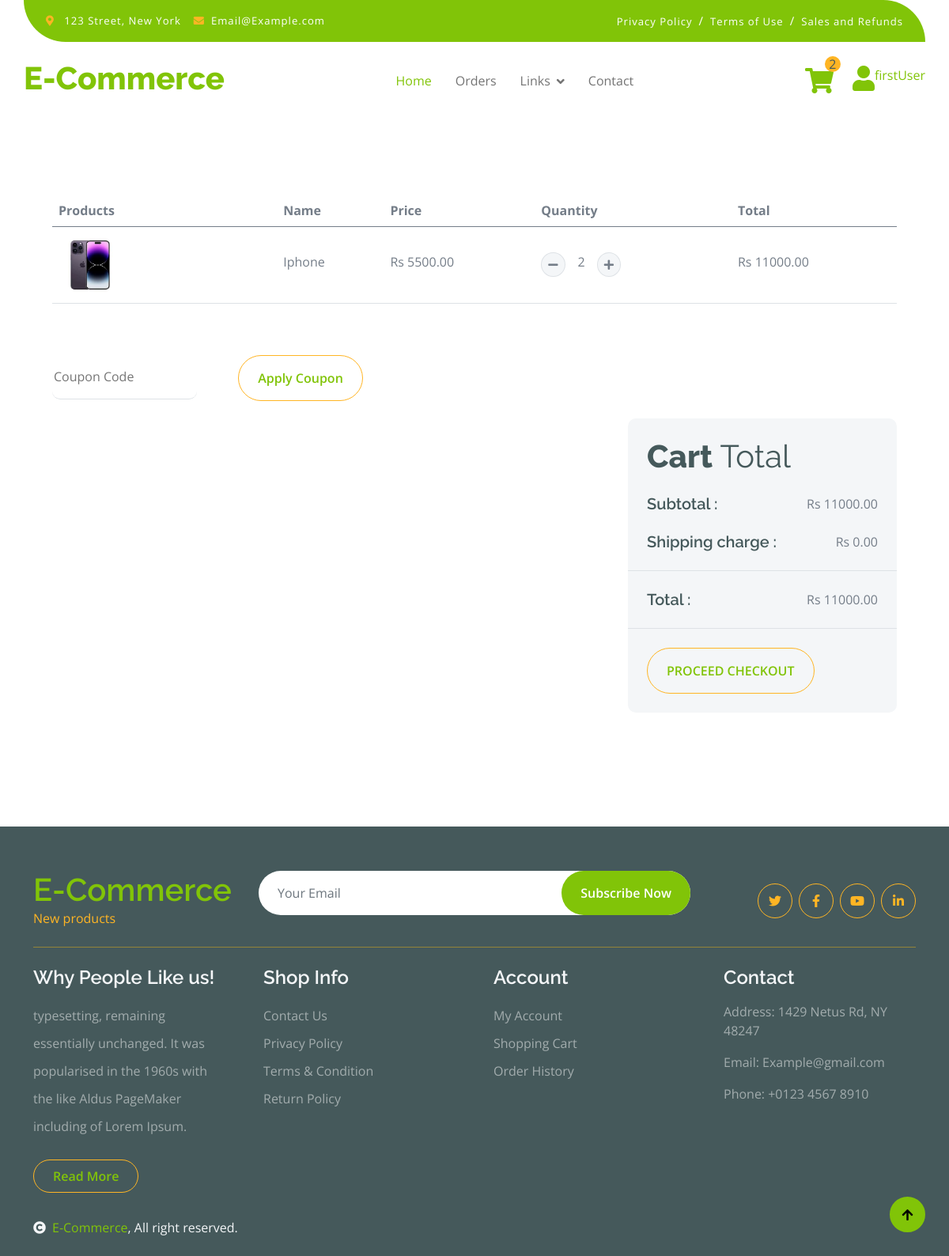
Page /cart/ (signed in) on the committed database.
### products/models/order.py (models this page shows, shortened)
class Order(models.Model):
    customer=models.ForeignKey(Customer,on_delete=models.SET_NULL,null=True,blank=True)
    date_order=models.DateTimeField(auto_now_add=True)
    complete=models.BooleanField(default=False,null=True,blank=True)
    @property
    def get_cart_total(self):
        orderitems=self.orderitem_set.all()
        total=sum([item.get_total for item in orderitems])
        return total
    @property
    def get_cart_items(self):
        orderitems=self.orderitem_set.all()
        total=sum([item.quantity for item in orderitems])
        return total
    @staticmethod
    def get_panding_by_customer_id(id):
        return Order.objects.get(
            customer__user__id=id,
            complete=False)

### products/models/orderItem.py (models this page shows, shortened)
class OrderItem(models.Model):
    product=models.ForeignKey(Products,on_delete=models.SET_NULL,null=True,blank=True)
    order=models.ForeignKey(Order,on_delete=models.SET_NULL,null=True,blank=True)
    quantity=models.IntegerField(default=0,null=True,blank=True)
    @property
    def get_total(self):
        return self.product.price*self.quantity

### products/models/product.py (models this page shows, shortened)
class Products(models.Model):
    category_name= models.ForeignKey(Category,on_delete=models.CASCADE)
    name= models.CharField(max_length=120, blank=True, null=True)
    description= models.CharField(max_length=250, blank=True, null=True)
    price= models.FloatField(help_text='in Indian Rupee Rs',blank=True, null=True)
    img=models.ImageField(upload_to='products/',null=True,blank=True)
    create_at=models.DateField(auto_now_add=True,null=True,blank=True)
    class Meta:
        ordering=['-create_at']
    def imgUrl(self):
        try:
            url=self.img.url
        except:
            url=''
        return url

### products/views.py (the view)
# urls.py: path('cart/',views.cart,name='cart'),
def cart(request):
    context={}
    if request.user.is_authenticated:
        user=request.user.id
        try:
            order=Order.get_panding_by_customer_id(user)
            items=order.orderitem_set.all()
            context['order']=order
            context['items']=items
        except:
            context['order']=''
            context['items']=''
        context['user']=user
        return render(request,'pages/cart.html',context)
    return render(request,'pages/cart.html')

### templates/pages/cart.html (shortened to what this page needs)
{% extends "base.html" %}
{% block content %}
{% if request.user.is_authenticated %}
<div class="container-fluid py-5">
    <div class="container py-5">
        {% if items %}
        <div class="table-responsive">
            <table class="table">
                <thead>
                    <tr>
                    <th scope="col">Products</th>
                    <th scope="col">Name</th>
                    <th scope="col">Price</th>
                    <th scope="col">Quantity</th>
                    <th scope="col">Total</th>
                    </tr>
                </thead>
                <tbody>
                {% for item in items %}
                    <tr>
                        <th scope="row">
                            <div class="d-flex align-items-center">
                                <img src="{{item.product.imgUrl}}" class="img-fluid me-5 rounded-circle" style="width: 80px; height: 80px;" alt="">
                            </div>
                        </th>
                        <td>
                            <p class="mb-0 mt-4">{{item.product.name}}</p>
                        </td>
                        <td>
                            <p class="mb-0 mt-4">Rs {{item.product.price|floatformat:2 }}</p>
                        </td>
                        <td>
                            <div class="input-group quantity mt-4" style="width: 110px;">
                                <div class="input-group-btn">
                                    <button class="btn btn-sm btn-minus rounded-circle bg-light border update-cart" data-orderid='{{order.id}}'  data-productid='{{item.product.id}}' data-action='remove'>
                                    <i class="fa fa-minus"></i>
                                    </button>
                                </div>
                                <span class="text-center mx-3" >{{item.quantity}}</span>
                                <div class="input-group-btn">
                                    <button class="btn btn-sm btn-plus rounded-circle bg-light border update-cart" data-orderid='{{order.id}}'  data-productid='{{item.product.id}}' data-action='add'>
                                        <i class="fa fa-plus"></i>
                                    </button>
                                </div>
                            </div>
                        </td>
                        <td>
                            <p class="mb-0 mt-4">Rs {{item.get_total|floatformat:2}} </p>
                        </td>
                    </tr>
                {% endfor %}
                </tbody>
            </table>
        </div>
        <div class="mt-5">
            <input type="text" class="border-0 border-bottom rounded me-5 py-3 mb-4" placeholder="Coupon Code">
            <button class="btn border-secondary rounded-pill px-4 py-3 text-primary" type="button">Apply Coupon</button>
        </div>
        <div class="row g-4 justify-content-end">
            <div class="col-8"></div>
            <div class="col-sm-8 col-md-7 col-lg-6 col-xl-4">
                <div class="bg-light rounded">
                    <div class="p-4">
                        <h1 class="display-6 mb-4">Cart <span class="fw-normal">Total</span></h1>
                        <div class="d-flex justify-content-between mb-4">
                            <h5 class="mb-0 me-4">Subtotal :</h5>
                            <p class="mb-0">Rs {{order.get_cart_total|floatformat:2}} </p>
                        </div>
                        <div class="d-flex justify-content-between">
                            <h5 class="mb-0 me-4">Shipping charge :</h5>
                            <div class="">
                                <p class="mb-0">Rs 0.00</p>
                            </div>
                        </div>
                    </div>
                    <div class="py-4 mb-4 border-top border-bottom d-flex justify-content-between">
                        <h5 class="mb-0 ps-4 me-4">Total :</h5>
                        <p class="mb-0 pe-4">Rs {{order.get_cart_total|floatformat:2}} </p>
                    </div>
                    <form action="{% url 'checkout' %}" method="POST">
                    <input type="submit" class="btn border-secondary rounded-pill px-4 py-3 text-primary text-uppercase mb-4 ms-4" value="Proceed Checkout"/>
                    </form>
                </div>
            </div>
        </div>
        {% else %}
        <h3 class="text-center"> Your cart is Empty <hr>
        <a class="mt-2 mb-2 btn border-secondary rounded-pill py-3 px-5" href="{% url 'index' %}">Coutinue Shopping</a></h3>
        {% endif %}
    </div>
</div>
{% else %}
<h2 class="text-center">Your Cart is Empty <hr>
You need to <a href="{% url 'signin' %}">Sign in</a> or <a href="{% url 'signup' %}">Sign Up</a></h2>
{% endif %}
{% endblock content %}

### templates/base.html (shortened to what this page needs)
{% load static %}
<!DOCTYPE html>
<html lang="en">
  <head>
    <link rel="stylesheet" href="https://use.fontawesome.com/releases/v5.15.4/css/all.css" />
    <link href="https://cdn.jsdelivr.net/npm/bootstrap-icons@1.4.1/font/bootstrap-icons.css" rel="stylesheet" />
    <link href="lib/lightbox/css/lightbox.min.css" rel="stylesheet" />
    <link href="lib/owlcarousel/assets/owl.carousel.min.css" rel="stylesheet" />
    <link href="{% static 'css/bootstrap.min.css' %}" rel="stylesheet" />
    <link href="{% static 'css/style.css' %}" rel="stylesheet" />
  </head>
  <body>
    {% include "nav.html" %}
    <div class="container" >
    {% block content %}
    {% endblock content %}
    </div>
    {% include "footer.html" %}
  </body>
</html>

### templates/nav.html (shortened to what this page needs)
<div  style="margin-bottom:150px">
<div class="container-fluid fixed-top">
  <div class="container topbar bg-primary d-none d-lg-block">
    <div class="d-flex justify-content-between">
      <div class="top-info ps-2">
        <small class="me-3"
          ><i class="fas fa-map-marker-alt me-2 text-secondary"></i>
          <a href="#" class="text-white">123 Street, New York</a></small
        >
        <small class="me-3"
          ><i class="fas fa-envelope me-2 text-secondary"></i
          ><a href="#" class="text-white">Email@Example.com</a></small
        >
      </div>
      <div class="top-link pe-2">
        <a href="#" class="text-white"
          ><small class="text-white mx-2">Privacy Policy</small>/</a
        >
        <a href="#" class="text-white"
          ><small class="text-white mx-2">Terms of Use</small>/</a
        >
        <a href="#" class="text-white"
          ><small class="text-white ms-2">Sales and Refunds</small></a
        >
      </div>
    </div>
  </div>
  <div class="container px-0">
    <nav class="navbar navbar-light bg-white navbar-expand-xl">
      <a href="{% url 'index' %}" class="navbar-brand"
        ><h1 class="text-primary display-6">E-Commerce</h1></a
      >
      <div class="collapse navbar-collapse bg-white" id="navbarCollapse">
        <div class="navbar-nav mx-auto">
          <a href="{% url 'index' %}" class="nav-item nav-link active">Home</a>
          <a href="{% url 'order' %}" class="nav-item nav-link">Orders</a>
          <div class="nav-item dropdown">
            <a
              href="#"
              class="nav-link dropdown-toggle"
              data-bs-toggle="dropdown"
              >Links</a>
          </div>
          <a href="{% url 'contact' %}" class="nav-item nav-link">Contact</a>
        </div>
        <div class="d-flex m-3 me-0">
          <a href="{% url 'cart' %}" class="position-relative me-4 my-auto">
            <i class="fa fa-shopping-cart fa-2x"></i>
            {% if order %}
            <span class="position-absolute bg-secondary rounded-circle d-flex align-items-center justify-content-center text-dark px-1"
              style="top: -15px; left: 25px; height: 20px; min-width: 20px"> {{order.get_cart_items}} </span>
            {% endif %}
          </a>
          <a href="{% url 'profile' %}" class="my-auto">
            <div class="d-flex">
              <i class="fas fa-user fa-2x"></i>
              {% if request.user.is_authenticated %}
              <p>{{request.user.first_name}}</p>
              {% endif %}
            </div>
          </a>
        </div>
      </div>
    </nav>
  </div>
</div>
</div>

### templates/footer.html
<div class="container-fluid bg-dark text-white-50 footer pt-5 mt-5">
  <div class="container py-2">
    <div
      class="pb-4 mb-4"
      style="border-bottom: 1px solid rgba(226, 175, 24, 0.5)"
    >
      <div class="row g-4">
        <div class="col-lg-3">
          <a href="#">
            <h1 class="text-primary mb-0">E-Commerce</h1>
            <p class="text-secondary mb-0">New products</p>
          </a>
        </div>
        <div class="col-lg-6">
          <div class="position-relative mx-auto">
            <input
              class="form-control border-0 w-100 py-3 px-4 rounded-pill"
              type="number"
              placeholder="Your Email"
            />
            <button
              type="submit"
              class="btn btn-primary border-0 border-secondary py-3 px-4 position-absolute rounded-pill text-white"
              style="top: 0; right: 0"
            >
              Subscribe Now
            </button>
          </div>
        </div>
        <div class="col-lg-3">
          <div class="d-flex justify-content-end pt-3">
            <a
              class="btn btn-outline-secondary me-2 btn-md-square rounded-circle"
              href=""
              ><i class="fab fa-twitter"></i
            ></a>
            <a
              class="btn btn-outline-secondary me-2 btn-md-square rounded-circle"
              href=""
              ><i class="fab fa-facebook-f"></i
            ></a>
            <a
              class="btn btn-outline-secondary me-2 btn-md-square rounded-circle"
              href=""
              ><i class="fab fa-youtube"></i
            ></a>
            <a
              class="btn btn-outline-secondary btn-md-square rounded-circle"
              href=""
              ><i class="fab fa-linkedin-in"></i
            ></a>
          </div>
        </div>
      </div>
    </div>
    <div class="row g-5">
      <div class="col-lg-3 col-md-6">
        <div class="footer-item">
          <h4 class="text-light mb-3">Why People Like us!</h4>
          <p class="mb-4">
            typesetting, remaining essentially unchanged. It was popularised in
            the 1960s with the like Aldus PageMaker including of Lorem Ipsum.
          </p>
          <a
            href=""
            class="btn border-secondary py-2 px-4 rounded-pill text-primary"
            >Read More</a
          >
        </div>
      </div>
      <div class="col-lg-3 col-md-6">
        <div class="d-flex flex-column text-start footer-item">
          <h4 class="text-light mb-3">Shop Info</h4>
          <a class="btn-link" href="{% url 'contact' %}">Contact Us</a>
          <a class="btn-link" href="">Privacy Policy</a>
          <a class="btn-link" href="">Terms & Condition</a>
          <a class="btn-link" href="">Return Policy</a>
        </div>
      </div>
      <div class="col-lg-3 col-md-6">
        <div class="d-flex flex-column text-start footer-item">
          <h4 class="text-light mb-3">Account</h4>
          <a class="btn-link" href="{% url 'profile' %}">My Account</a>
          <a class="btn-link" href="{% url 'cart' %}">Shopping Cart</a>
          <a class="btn-link" href="{% url 'order' %}">Order History</a>
        </div>
      </div>
      <div class="col-lg-3 col-md-6">
        <div class="footer-item">
          <h4 class="text-light mb-3">Contact</h4>
          <p>Address: 1429 Netus Rd, NY 48247</p>
          <p>Email: Example@gmail.com</p>
          <p>Phone: +0123 4567 8910</p>
        </div>
      </div>
    </div>
  </div>
</div>
<div class="container-fluid text-center copyright bg-dark py-4">
  <div class="container">
    <div class="row">
      <div class="col-md-6 text-center text-md-start mb-3 mb-md-0">
        <span class="text-light"
          ><a href="{% url 'index' %}"
            ><i class="fas fa-copyright text-light me-2"></i>E-Commerce</a
          >, All right reserved.</span
        >
      </div>
    </div>
  </div>
</div>
<a
  href="#"
  class="btn btn-primary border-3 border-primary rounded-circle back-to-top"
  ><i class="fa fa-arrow-up"></i
></a>

### templates/scripts.html (shortened to what this page needs)
{% load static %}

### static/css/style.css (style rules this page uses)
.back-to-top { position: fixed; right: 30px; bottom: 30px; display: flex; width: 45px; height: 45px; align-items: center; justify-content: center; transition: 0.5s; z-index: 99; }
.btn { font-weight: 600; transition: .5s; }
.btn-md-square { width: 44px; height: 44px; }
.btn-square, .btn-sm-square, .btn-md-square, .btn-lg-square { padding: 0; display: flex; align-items: center; justify-content: center; font-weight: normal; }
.btn.border-secondary { transition: 0.5s; }
.fixed-top { transition: 0.5s; background: var(--bs-white); border: 0; }
.topbar { padding: 20px; border-radius: 0px 100px; }
.topbar .top-info { font-size: 15px; line-height: 0; letter-spacing: 1px; display: flex; align-items: center; }
.topbar .top-link { font-size: 15px; line-height: 0; letter-spacing: 1px; display: flex; align-items: center; }
.topbar .top-link a { letter-spacing: 1px; }
.navbar .navbar-nav .nav-link { padding: 10px 15px; font-size: 16px; transition: .5s; }
.navbar { height: 100px; border-bottom: 1px solid rgba(255, 255, 255, .1); }
.navbar .navbar-nav .nav-link:hover, .navbar .navbar-nav .nav-link.active, .fixed-top.bg-white .navbar .navbar-nav .nav-link:hover, .fixed-top.bg-white .navbar .navbar-nav .nav-link.active { color: var(--bs-primary); }
.navbar .dropdown-toggle::after { border: none; content: "\f107"; font-family: "Font Awesome 5 Free"; font-weight: 700; vertical-align: middle; margin-left: 8px; }
.footer .footer-item .btn-link { line-height: 35px; color: rgba(255, 255, 255, .5); transition: 0.5s; }
.footer .footer-item p.mb-4 { line-height: 35px; }

### rows in the picture
Order: get_cart_items "2", get_cart_total "11000.00"
OrderItem: product.imgUrl (picture), product.name "Iphone", product.price "5500.00", quantity "2", get_total "11000.00"

### other values in the picture
{{ request.user.first_name }} "firstUser"
